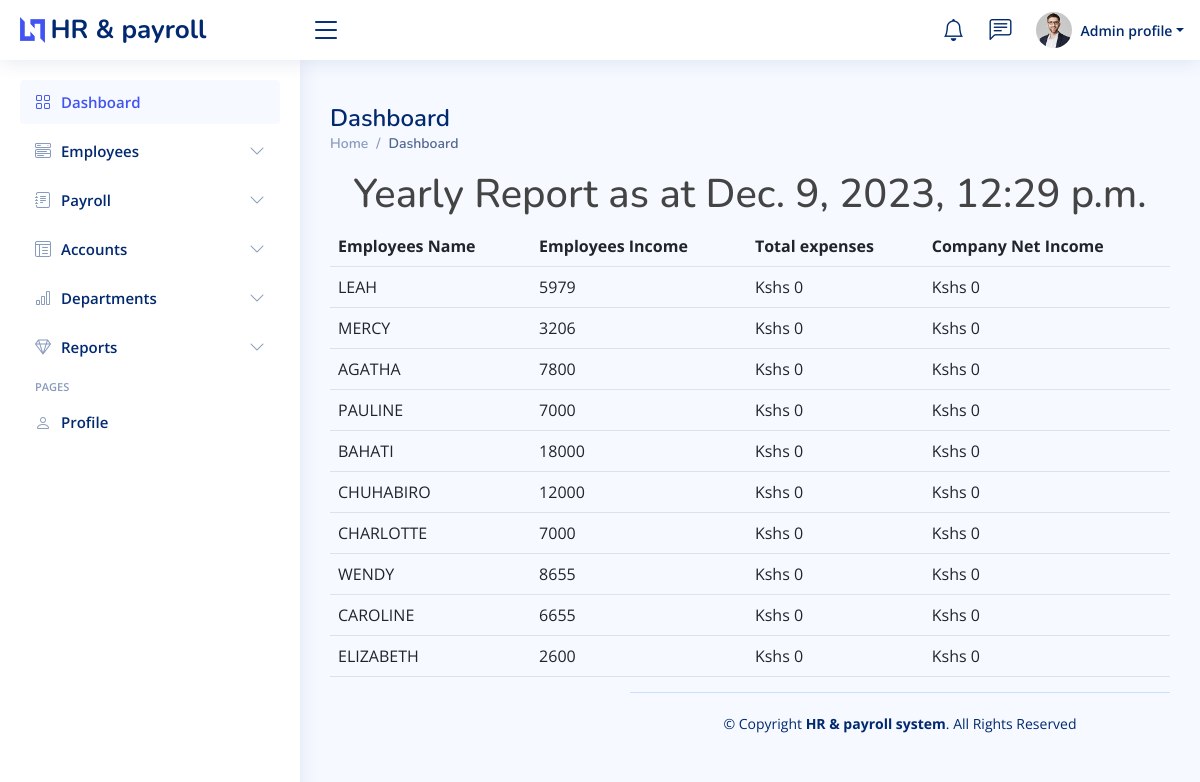
Page /home/yearlyReport/ on the committed database.
### first/models.py (models this page shows, shortened)
class Employees(models.Model):
    SALARY_TYPE_CHOICES = (
        ('COMMISION', 'Commision'),
        ('FIXED', 'Fixed'),
    )
    first_name = models.CharField(max_length=255)
    middle_name = models.CharField(max_length=255)
    last_name = models.CharField(max_length=255)
    username = models.CharField(max_length=255)
    Employement_id = models.IntegerField()
    Email = models.EmailField(blank=True, null=True)
    phone_number = models.IntegerField(blank=True, null=True)
    kra_pin = models.IntegerField(blank=True, null=True)
    image = models.ImageField(upload_to='upload/', default = 'a.png', blank=True, null=True)
    front_id_image = models.ImageField(upload_to='upload/',  default = 'a.png' ,  blank=True, null=True)
    back_id_image = models.ImageField(upload_to='upload/',  default = 'a.png',  blank=True, null=True)
    salary_type=models.CharField(max_length=255,blank=True, choices=SALARY_TYPE_CHOICES)
    department = models.ForeignKey("Department", on_delete=models.CASCADE, related_name='employees')
    next_of_kin_first_name = models.CharField(max_length=255, blank=True, null=True)
    next_of_kin_middle_name =models.CharField(max_length=255, blank=True, null=True)
    next_of_kin_last_name = models.CharField(max_length=255, blank=True, null=True)
    next_of_kin_national_id = models.IntegerField( blank=True, null=True)
    next_of_kin_relationship = models.CharField(max_length=255, blank=True, null=True)
    next_of_kin_phone_number = models.IntegerField(blank=True, null=True)
    next_of_kin_email = models.EmailField(blank=True, null=True)
    date = models.DateTimeField(auto_now_add=True, blank=True, null=True)
    total_income = models.IntegerField(default=0, blank=True)

### first/views.py (the view)
# urls.py: path('yearlyReport/', views.yearlyReports, name='yearlyReports'),
def yearlyReports(request):
    time = datetime.now()
    employees = Employees.objects.all()
    context = {
        'employees': employees,
        'time' : time,
    }
    return render(request , 'Dashboard/yearlyReports.html', context)

### first/templates/Dashboard/yearlyReports.html (shortened to what this page needs)
{% extends "Dashboard/base.html" %}
{% load bootstrap5 %}
{% block content %}
<div>
  <h1 class="text-center">Yearly Report as at {{time}}</h1>
</div>
<div>
  <table class="table">
<thead>
    <tr>
  <th>Employees Name</th>
  <th>Employees Income</th>
  <th>Total expenses</th>
  <th>Company Net Income</th>
  </tr>
</thead>
<tbody>
{% for employee in employees %}
<tr>
  <td>{{employee.first_name}}</td>
  <td>{{employee.total_income}}</td>
  <td>Kshs 0</td>
  <td>Kshs 0</td>
</tr>
{% endfor  %}
</tbody>
</table>
</div>
{% endblock content %}

### static/css/style.css (style rules this page uses)
:root { scroll-behavior: smooth; }
body { font-family: "Open Sans", sans-serif; background: #f6f9ff; color: #444444; }
h1, h2, h3, h4, h5, h6 { font-family: "Nunito", sans-serif; }

### rows in the picture
Employees: first_name "LEAH", total_income "5979"
Employees: first_name "MERCY", total_income "3206"
Employees: first_name "AGATHA", total_income "7800"
Employees: first_name "PAULINE", total_income "7000"
Employees: first_name "BAHATI", total_income "18000"
Employees: first_name "CHUHABIRO", total_income "12000"
Employees: first_name "CHARLOTTE", total_income "7000"
Employees: first_name "WENDY", total_income "8655"
Employees: first_name "CAROLINE", total_income "6655"
Employees: first_name "ELIZABETH", total_income "2600"

### other values in the picture
{{ time }} "Dec. 9, 2023, 12:29 p.m."
